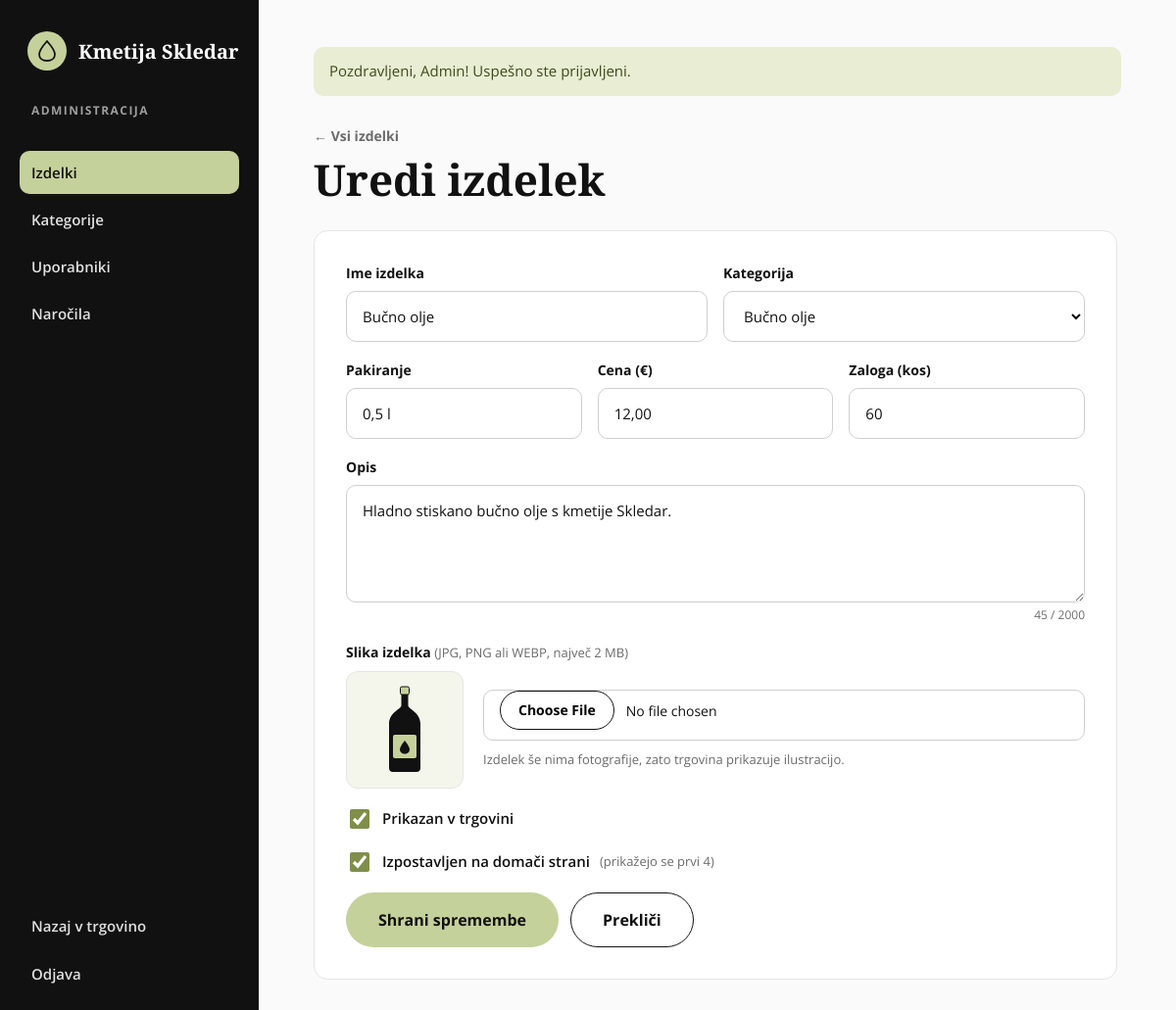
Page /admin/izdelek.php?id=2 (signed in) on the committed database.
### tables this page shows
CREATE TABLE products (
    id_product   INT AUTO_INCREMENT PRIMARY KEY,
    id_category  INT NOT NULL,
    name         VARCHAR(100) NOT NULL,
    description  TEXT,
    price        DECIMAL(8,2) NOT NULL CHECK (price >= 0),
    packaging    VARCHAR(30)  NOT NULL,           
    stock        INT NOT NULL DEFAULT 0 CHECK (stock >= 0),
    image        VARCHAR(255),                    
    active       TINYINT(1) NOT NULL DEFAULT 1,   
    featured     TINYINT(1) NOT NULL DEFAULT 0,   
    created_at   DATETIME NOT NULL DEFAULT CURRENT_TIMESTAMP,
    FOREIGN KEY (id_category) REFERENCES categories(id_category)
);

CREATE TABLE categories (
    id_category  INT AUTO_INCREMENT PRIMARY KEY,
    name         VARCHAR(50) NOT NULL,
    description  TEXT
);

### includes/slike.php (called while the page is built, shortened)
<?php
require_once __DIR__ . '/ikone.php';
function product_image(array $p): string
{
    return product_art((int) $p['id_category']);
}

### admin/izdelek.php (the view, shortened to what this page needs)
<?php
require_once __DIR__ . '/../includes/admin_layout.php';
require_once __DIR__ . '/../includes/slike.php';
$id = (int) ($_GET['id'] ?? 0);
$categories = $pdo->query('SELECT id_category, name FROM categories ORDER BY id_category')->fetchAll();
$p = ['id_category' => $categories[0]['id_category'] ?? 0, 'name' => '', 'packaging' => '', 'price' => '',
      'stock' => '0', 'description' => '', 'image' => '', 'active' => 1, 'featured' => 0];
if ($id) {
    $stmt = $pdo->prepare('SELECT * FROM products WHERE id_product = ?');
    $stmt->execute([$id]);
    $p = $stmt->fetch();
}
$errors = [];
$title = $id ? 'Uredi izdelek' : 'Nov izdelek';
?>
        <div>
            <a href="<?= url('admin/index.php') ?>" class="back-link">← Vsi izdelki</a>
            <h1><?= $title ?></h1>
        </div>
        <form method="post" enctype="multipart/form-data" class="form admin-card" novalidate>
            <div class="form-row">
                <div class="field">
                    <label for="name">Ime izdelka</label>
                    <input type="text" id="name" name="name" value="<?= e($p['name']) ?>" required maxlength="100" <?= field_attrs($errors, 'name') ?>>
                </div>
                <div class="field">
                    <label for="id_category">Kategorija</label>
                    <select id="id_category" name="id_category" <?= field_attrs($errors, 'id_category') ?>>
                        <?php foreach ($categories as $c): ?>
                            <option value="<?= (int) $c['id_category'] ?>" <?= (int) $c['id_category'] === (int) $p['id_category'] ? 'selected' : '' ?>><?= e($c['name']) ?></option>
                        <?php endforeach; ?>
                    </select>
                </div>
            </div>
            <div class="form-row form-row-3">
                <div class="field">
                    <label for="packaging">Pakiranje</label>
                    <input type="text" id="packaging" name="packaging" value="<?= e($p['packaging']) ?>" placeholder="0,5 l" required maxlength="30" <?= field_attrs($errors, 'packaging') ?>>
                </div>
                <div class="field">
                    <label for="price">Cena (€)</label>
                    <input type="text" id="price" name="price" inputmode="decimal" value="<?= e(str_replace('.', ',', $p['price'])) ?>" placeholder="12,00" required <?= field_attrs($errors, 'price') ?>>
                </div>
                <div class="field">
                    <label for="stock">Zaloga (kos)</label>
                    <input type="number" id="stock" name="stock" min="0" step="1" value="<?= e($p['stock']) ?>" required <?= field_attrs($errors, 'stock') ?>>
                </div>
            </div>
            <div class="field">
                <label for="description">Opis</label>
                <textarea id="description" name="description" rows="4" minlength="10" maxlength="2000" <?= field_attrs($errors, 'description') ?>><?= e($p['description']) ?></textarea>
            </div>
            <div class="field">
                <label for="image">Slika izdelka <span class="label-hint">(JPG, PNG ali WEBP, največ 2 MB)</span></label>
                <div class="image-field">
                    <div class="image-preview" id="image-preview"><?= product_image($p) ?></div>
                    <div class="image-controls">
                        <input type="file" id="image" name="image" accept="image/jpeg,image/png,image/webp" <?= $id ? '' : 'required' ?> <?= field_attrs($errors, 'image') ?>>
                        <?php if ($id && $p['image']): ?>
                            <label class="check"><input type="checkbox" name="remove_image" value="1"> Odstrani sliko (prikaže se ilustracija)</label>
                        <?php elseif ($id): ?>
                            <span class="label-hint">Izdelek še nima fotografije, zato trgovina prikazuje ilustracijo.</span>
                        <?php endif; ?>
                    </div>
                </div>
            </div>
            <label class="check">
                <input type="checkbox" name="active" value="1" <?= $p['active'] ? 'checked' : '' ?>>
                Prikazan v trgovini
            </label>
            <label class="check">
                <input type="checkbox" name="featured" value="1" <?= $p['featured'] ? 'checked' : '' ?>>
                Izpostavljen na domači strani <span class="label-hint">(prikažejo se prvi 4)</span>
            </label>
            <div class="form-actions">
                <button type="submit" class="btn btn-green"><?= $id ? 'Shrani spremembe' : 'Dodaj izdelek' ?></button>
                <a href="<?= url('admin/index.php') ?>" class="btn btn-outline">Prekliči</a>
            </div>
        </form>

### assets/css/style.css (style rules this page uses)
:root { --black: #111111; --white: #ffffff; --green: #C5D19A; --green-dark: #7F8F4A; --green-tint: #F4F6EC; --green-tint-2: #E4E9CF; --line: #E5E5E5; --line-strong: #CFCFCF; --text-2: #444444; --muted: #6B6B6B; --error: #A12622; --error-bg: #FBEAEA; --ok-text: #3E4A1C; --ok-bg: #E8EDD3; --radius: 12px; --pill: 999px; --serif: 'Playfair Display', Georgia, serif; --sans: 'Open Sans', system-ui, sans-serif; --pad-x: clamp(20px, 5.5vw, 80px); }
*, *::before, *::after { box-sizing: border-box; }
body { margin: 0; font-family: var(--sans); color: var(--black); background: var(--white); line-height: 1.5; -webkit-font-smoothing: antialiased; }
a { color: var(--black); text-decoration: none; }
h1, h2, h3 { font-family: var(--serif); font-weight: 700; line-height: 1.1; margin: 0; }
.btn { display: inline-flex; align-items: center; justify-content: center; gap: 10px; height: 56px; padding: 0 32px; border-radius: var(--pill); border: 1.5px solid transparent; font: 700 16px/1 var(--sans); cursor: pointer; transition: background-color .15s, color .15s, transform .15s; }
.btn-green { background: var(--green); color: var(--black); }
.btn-outline { border-color: var(--black); background: transparent; }
.form { display: flex; flex-direction: column; gap: 18px; }
.form-row { display: grid; grid-template-columns: repeat(2, minmax(0, 1fr)); gap: 16px; }
.field { display: flex; flex-direction: column; gap: 8px; }
.field label { font-size: 14px; font-weight: 700; }
.field input { width: 100%; height: 52px; padding: 0 16px; border: 1.5px solid var(--line-strong); border-radius: 10px; font: 400 15px var(--sans); color: var(--black); background: var(--white); transition: border-color .15s, box-shadow .15s; }
.admin-main h1 { font-size: 44px; }
.admin-card { background: var(--white); border: 1px solid var(--line); border-radius: 14px; padding: 32px; max-width: 820px; display: flex; flex-direction: column; gap: 18px; }
.back-link { display: inline-block; margin-bottom: 10px; font-size: 14px; font-weight: 700; color: var(--muted); }
.form-row-3 { grid-template-columns: repeat(3, minmax(0, 1fr)); }
.label-hint { font-weight: 400; color: var(--muted); font-size: 13px; }
.field select, .field textarea { width: 100%; padding: 0 16px; border: 1.5px solid var(--line-strong); border-radius: 10px; font: 400 15px var(--sans); color: var(--black); background: var(--white); transition: border-color .15s, box-shadow .15s; }
.field select { height: 52px; }
.field textarea { padding: 14px 16px; resize: vertical; line-height: 1.5; }
.check { display: flex; align-items: center; gap: 10px; font-size: 15px; font-weight: 600; cursor: pointer; }
.check input { width: 20px; height: 20px; accent-color: var(--green-dark); }
.form-actions { display: flex; gap: 12px; flex-wrap: wrap; }
.image-field { display: flex; gap: 20px; align-items: center; flex-wrap: wrap; }
.image-preview { width: 120px; height: 120px; flex-shrink: 0; border-radius: 12px; overflow: hidden; background: var(--green-tint); border: 1px solid var(--line); display: flex; align-items: center; justify-content: center; }
.image-controls { display: flex; flex-direction: column; gap: 10px; min-width: 0; flex: 1; }
.image-controls input[type="file"] { font: 400 14px var(--sans); }

### rows in the picture
products: name "Bučno olje", id_category "Bučno olje", packaging "0,5 l", price "12,00", stock "60", description "Hladno stiskano bučno olje s kmetije Skledar.", active "☑", featured "☑"

### other values in the picture
$label "Izdelki"
$label "Kategorije"
$label "Uporabniki"
$label "Naročila"
$flash['message'] "Pozdravljeni, Admin! Uspešno ste prijavljeni."
$title "Uredi izdelek"
